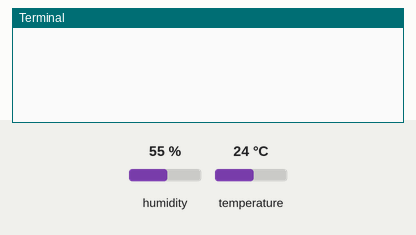
Bench run of a program on a simulated Raspberry Pi (BCM pin numbers). Parts: the last lines printed to the terminal. The inputs (shaded band) are chosen by the test bench; at power-on: humidity 55 %, temperature 24 °C. One TCP client connects 1 s after the port opens and stays connected.

Above: at 1.2 s.
1.3 s: humidity set to 22 %
At 2.4 s:
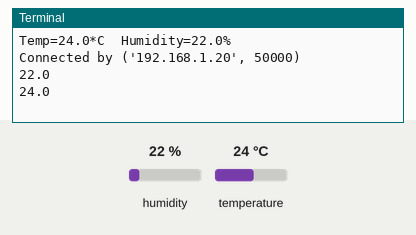
4.9 s: temperature set to 12 °C
At 7.1 s:
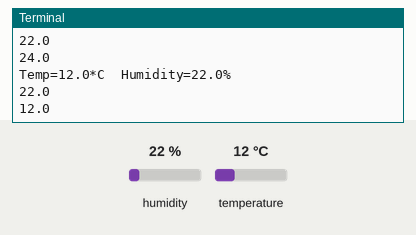
8.5 s: humidity set to 40 %
At 10.0 s:
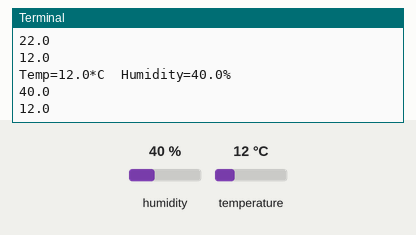
Timing chart, 0 to 11.5 s (numbered marks = the images above; inputs shaded):
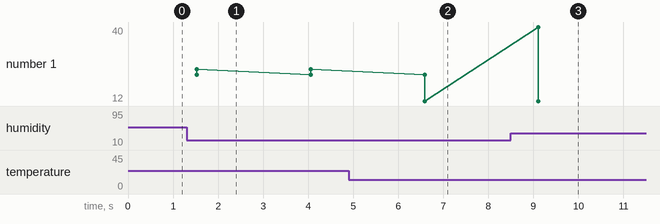

The program:

Sensor_Server_With_Loop.py
```python
import socket
import threading
import time
import Adafruit_DHT


HOST = '192.168.43.125'
PORT = 8000
gpio=22

delay = 2

with socket.socket(socket.AF_INET, socket.SOCK_STREAM) as s:
    s.bind((HOST, PORT))
    s.listen()
    conn, addr = s.accept()
    with conn:
        humidity, temperature = Adafruit_DHT.read_retry(11, gpio)
        if humidity is not None and temperature is not None:
            print('Temp={0:0.1f}*C  Humidity={1:0.1f}%'.format(temperature, humidity))
        else:
            print('Failed to get reading. Try again!')
        print('Connected by', addr)
        humidity2 = str(humidity).encode("utf-8")
        temperature2 = str(temperature).encode("utf-8")
        conn.send(humidity2)
        conn.send('\n'.encode("utf-8"))
        conn.send(temperature2)
        conn.send('\n'.encode("utf-8"))
        print(humidity)
        print(temperature)
        count = 0
        while True:
            time.sleep(delay)
            humidity, temperature = Adafruit_DHT.read_retry(11, gpio)
            if humidity is not None and temperature is not None:
                print('Temp={0:0.1f}*C  Humidity={1:0.1f}%'.format(temperature, humidity))
            else:
                print('Failed to get reading. Try again!')
            count += 1
            humidity2 = str(humidity).encode("utf-8")
            temperature2 = str(temperature).encode("utf-8")
            conn.send(humidity2)
            conn.send('\n'.encode("utf-8"))
            conn.send(temperature2)
            conn.send('\n'.encode("utf-8"))
            print(humidity)
            print(temperature)

            
```

Measured:
- after the input at 1.3 s, the terminal: prints a new line after 0.23 s (image 1)
- after the input at 4.9 s, the terminal: prints a new line after 1.7 s (image 2)
- after the input at 8.5 s, the terminal: prints a new line after 0.61 s (image 3)
- plotted number 1: 24 → 12 after the input at 4.9 s
